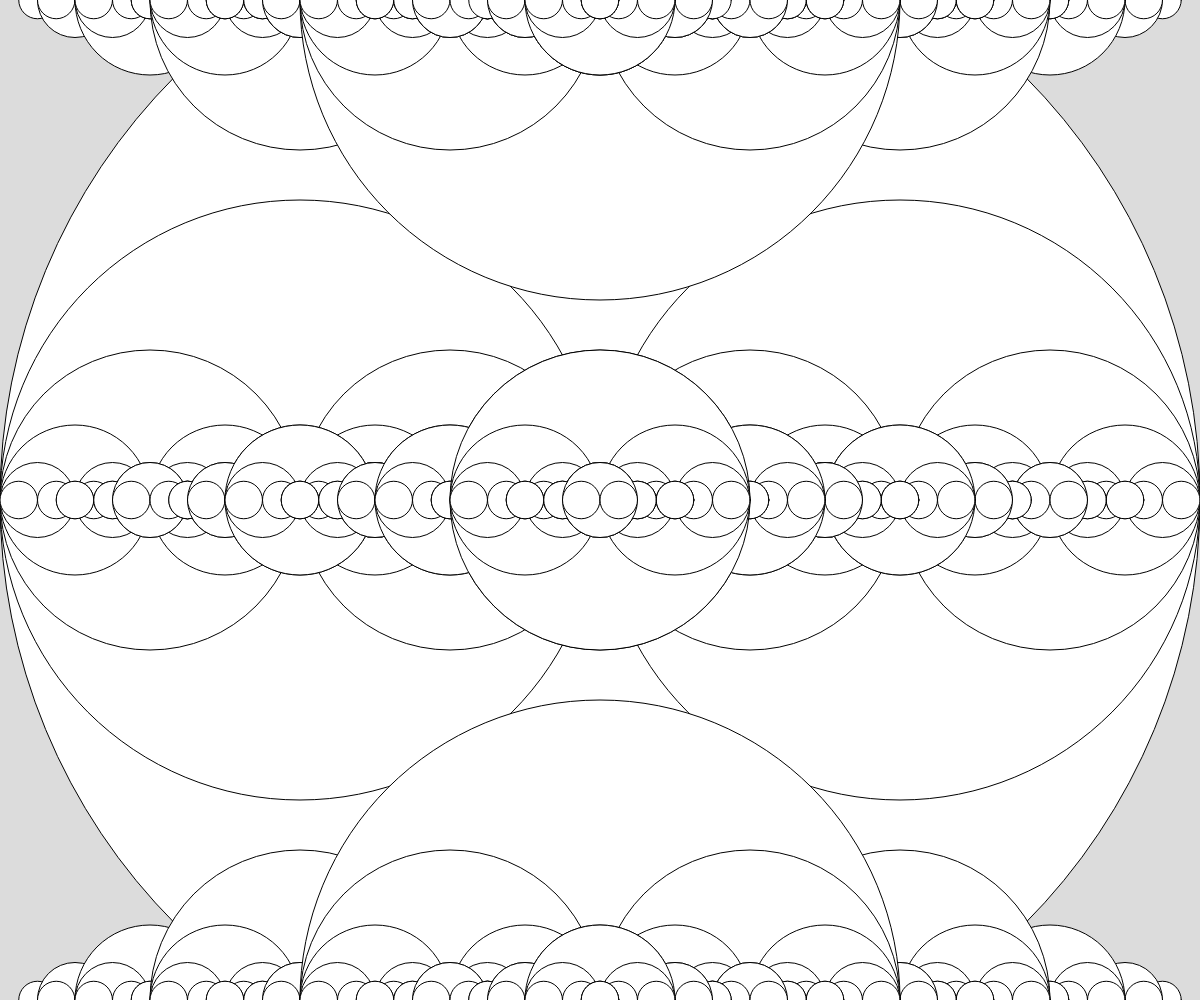
Frame 1 (no input)
Frame 60 (no input): identical to frame 1, image omitted
Frame 120 (the mouse pressed at the canvas centre since frame 60): identical to frame 1, image omitted

The p5.js sketch that drew this single still picture (run headless with seeded random() and noise() and a simulated clock; from frame 60 on, the mouse is pressed at the canvas centre):

// p5.js sketch
// ── sketch.js
// Project Title
// Your Name
// Date
//
// Extra for Experts:
// - describe what you did to take this project "above and beyond"


function setup() {
  createCanvas(windowWidth, windowHeight);
}

function draw() {
  background(220);
  recursiveCircle(width/2, height/2, width/2);
}

function recursiveCircle(x, y, radius){
  circle(x, y, radius*2);

  //exit clause
  if(radius > 30){
    recursiveCircle(x - radius/2, y, radius/2);
    recursiveCircle(x + radius/2, y, radius/2);
    recursiveCircle(x , y- height/2,radius/2);
    recursiveCircle(x, y+ height/2, radius/2);
  }
}
